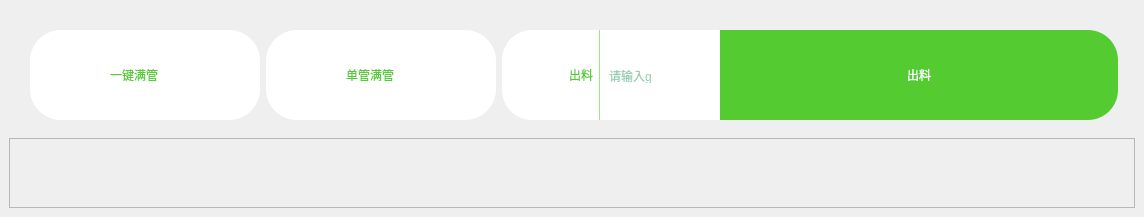
           <widget class="QWidget" name="sw_manager_widget">
            <layout class="QVBoxLayout" name="verticalLayout_13" stretch="1,10">
             <property name="spacing">
              <number>0</number>
             </property>
             <property name="leftMargin">
              <number>0</number>
             </property>
             <property name="topMargin">
              <number>0</number>
             </property>
             <property name="rightMargin">
              <number>0</number>
             </property>
             <property name="bottomMargin">
              <number>0</number>
             </property>
             <item>
              <widget class="QWidget" name="widget_50" native="true">
               <layout class="QHBoxLayout" name="horizontalLayout_52">
                <property name="leftMargin">
                 <number>30</number>
                </property>
                <property name="topMargin">
                 <number>30</number>
                </property>
                <property name="rightMargin">
                 <number>26</number>
                </property>
                <property name="bottomMargin">
                 <number>0</number>
                </property>
                <item>
                 <widget class="QWidget" name="wbtn_manager_all" native="true">
                  <property name="minimumSize">
                   <size>
                    <width>230</width>
                    <height>90</height>
                   </size>
                  </property>
                  <property name="maximumSize">
                   <size>
                    <width>230</width>
                    <height>90</height>
                   </size>
                  </property>
                  <property name="styleSheet">
                   <string notr="true">QWidget#wbtn_manager_all{
	background-color:white;
	border-radius:31px;
}</string>
                  </property>
                  <layout class="QHBoxLayout" name="horizontalLayout_43">
                   <property name="spacing">
                    <number>14</number>
                   </property>
                   <property name="leftMargin">
                    <number>24</number>
                   </property>
                   <item>
                    <widget class="QLabel" name="label_3">
                     <property name="minimumSize">
                      <size>
                       <width>42</width>
                       <height>42</height>
                      </size>
                     </property>
                     <property name="maximumSize">
                      <size>
                       <width>42</width>
                       <height>42</height>
                      </size>
                     </property>
                     <property name="styleSheet">
                      <string notr="true">border-image: url(:/icon/icon_manager_all.png);</string>
                     </property>
                     <property name="text">
                      <string/>
                     </property>
                    </widget>
                   </item>
                   <item>
                    <widget class="QLabel" name="label_5">
                     <property name="styleSheet">
                      <string notr="true">color:rgb(83, 203, 49);</string>
                     </property>
                     <property name="text">
                      <string>一键满管</string>
                     </property>
                    </widget>
                   </item>
                  </layout>
                 </widget>
                </item>
                <item>
                 <widget class="QWidget" name="wbtn_manager_one" native="true">
                  <property name="minimumSize">
                   <size>
                    <width>230</width>
                    <height>90</height>
                   </size>
                  </property>
                  <property name="maximumSize">
                   <size>
                    <width>230</width>
                    <height>90</height>
                   </size>
                  </property>
                  <property name="styleSheet">
                   <string notr="true">QWidget#wbtn_manager_one{
	background-color:white;
	border-radius:31px;
}</string>
                  </property>
                  <layout class="QHBoxLayout" name="horizontalLayout_44">
                   <property name="spacing">
                    <number>14</number>
                   </property>
                   <property name="leftMargin">
                    <number>24</number>
                   </property>
                   <item>
                    <widget class="QLabel" name="label_7">
                     <property name="minimumSize">
                      <size>
                       <width>42</width>
                       <height>42</height>
                      </size>
                     </property>
                     <property name="maximumSize">
                      <size>
                       <width>42</width>
                       <height>42</height>
                      </size>
                     </property>
                     <property name="styleSheet">
                      <string notr="true">border-image: url(:/icon/icon_manager_one.png);</string>
                     </property>
                     <property name="text">
                      <string/>
                     </property>
                    </widget>
                   </item>
                   <item>
                    <widget class="QLabel" name="label_9">
                     <property name="styleSheet">
                      <string notr="true">color:rgb(83, 203, 49);</string>
                     </property>
                     <property name="text">
                      <string>单管满管</string>
                     </property>
                    </widget>
                   </item>
                  </layout>
                 </widget>
                </item>
                <item>
                 <widget class="QWidget" name="search_manager_input_widget" native="true">
                  <property name="minimumSize">
                   <size>
                    <width>0</width>
                    <height>90</height>
                   </size>
                  </property>
                  <property name="maximumSize">
                   <size>
                    <width>2000</width>
                    <height>90</height>
                   </size>
                  </property>
                  <property name="styleSheet">
                   <string notr="true">QWidget#search_manager_input_widget{
	background-color:white;
	border-radius:30px;
}</string>
                  </property>
                  <layout class="QHBoxLayout" name="horizontalLayout_48">
                   <property name="leftMargin">
                    <number>19</number>
                   </property>
                   <property name="topMargin">
                    <number>0</number>
                   </property>
                   <property name="rightMargin">
                    <number>0</number>
                   </property>
                   <property name="bottomMargin">
                    <number>0</number>
                   </property>
                   <item>
                    <widget class="QLabel" name="label_10">
                     <property name="minimumSize">
                      <size>
                       <width>42</width>
                       <height>42</height>
                      </size>
                     </property>
                     <property name="maximumSize">
                      <size>
                       <width>42</width>
                       <height>42</height>
                      </size>
                     </property>
                     <property name="styleSheet">
                      <string notr="true">border-image: url(:/icon/icon_manager_pen.png);</string>
                     </property>
                     <property name="text">
                      <string/>
                     </property>
                    </widget>
                   </item>
                   <item>
                    <widget class="QLabel" name="label_42">
                     <property name="styleSheet">
                      <string notr="true">color:rgb(83, 203, 49);</string>
                     </property>
                     <property name="text">
                      <string>出料</string>
                     </property>
                    </widget>
                   </item>
                   <item>
                    <widget class="QLabel" name="label_11">
                     <property name="minimumSize">
                      <size>
                       <width>1</width>
                       <height>0</height>
                      </size>
                     </property>
                     <property name="maximumSize">
                      <size>
                       <width>1</width>
                       <height>16777215</height>
                      </size>
                     </property>
                     <property name="styleSheet">
                      <string notr="true">background-color:rgb(156, 232, 135);</string>
                     </property>
                     <property name="text">
                      <string/>
                     </property>
                    </widget>
                   </item>
                   <item>
                    <widget class="QWidget" name="widget_99" native="true">
                     <layout class="QHBoxLayout" name="horizontalLayout_99">
                      <property name="spacing">
                       <number>0</number>
                      </property>
                      <property name="leftMargin">
                       <number>0</number>
                      </property>
                      <property name="topMargin">
                       <number>0</number>
                      </property>
                      <property name="rightMargin">
                       <number>0</number>
                      </property>
                      <property name="bottomMargin">
                       <number>0</number>
                      </property>
                      <item>
                       <widget class="QLineEdit" name="lineEdit">
                        <property name="styleSheet">
                         <string notr="true">color:rgb(44, 159, 97);
background-color:transparent;
border: 1px solid transparent;
</string>
                        </property>
                        <property name="text">
                         <string/>
                        </property>
                        <property name="alignment">
                         <set>Qt::AlignLeading|Qt::AlignLeft|Qt::AlignVCenter</set>
                        </property>
                        <property name="placeholderText">
                         <string>请输入g</string>
                        </property>
                       </widget>
                      </item>
                     </layout>
                    </widget>
                   </item>
                   <item>
                    <widget class="QPushButton" name="btn_manager_out">
                     <property name="minimumSize">
                      <size>
                       <width>398</width>
                       <height>90</height>
                      </size>
                     </property>
                     <property name="maximumSize">
                      <size>
                       <width>398</width>
                       <height>90</height>
                      </size>
                     </property>
                     <property name="styleSheet">
                      <string notr="true">QPushButton#btn_manager_out{
	background-color:rgb(83, 203, 49);
	border-top-right-radius:30px;
	border-bottom-right-radius:30px;
	color:white;
}
QPushButton#btn_manager_out:hover{
	background-color:rgb(44, 159, 97, 0.7);
	color:rgba(255,255,255,200);
	color:white;
	border-top-right-radius:30px;
	border-bottom-right-radius:30px;
}
QPushButton#btn_manager_out:pressed{
	padding-left:5px;
	padding-top:5px;
	background-color:rgb(44, 159, 97, 0.5);
	color:white;
	border-top-right-radius:30px;
	border-bottom-right-radius:30px;
}</string>
                     </property>
                     <property name="text">
                      <string>出料</string>
                     </property>
                    </widget>
                   </item>
                  </layout>
                 </widget>
                </item>
               </layout>
              </widget>
             </item>
             <item>
              <widget class="QWidget" name="widget_51" native="true">
               <layout class="QHBoxLayout" name="horizontalLayout_53">
                <property name="topMargin">
                 <number>18</number>
                </property>
                <item>
                 <widget class="QScrollArea" name="scrollArea_3">
                  <property name="frameShadow">
                   <enum>QFrame::Raised</enum>
                  </property>
                  <property name="widgetResizable">
                   <bool>true</bool>
                  </property>
                  <widget class="QWidget" name="manager_conduit_content">
                   <property name="geometry">
                    <rect>
                     <x>0</x>
                     <y>0</y>
                     <width>1700</width>
                     <height>1028</height>
                    </rect>
                   </property>
                  </widget>
                 </widget>
                </item>
               </layout>
              </widget>
             </item>
            </layout>
           </widget>
